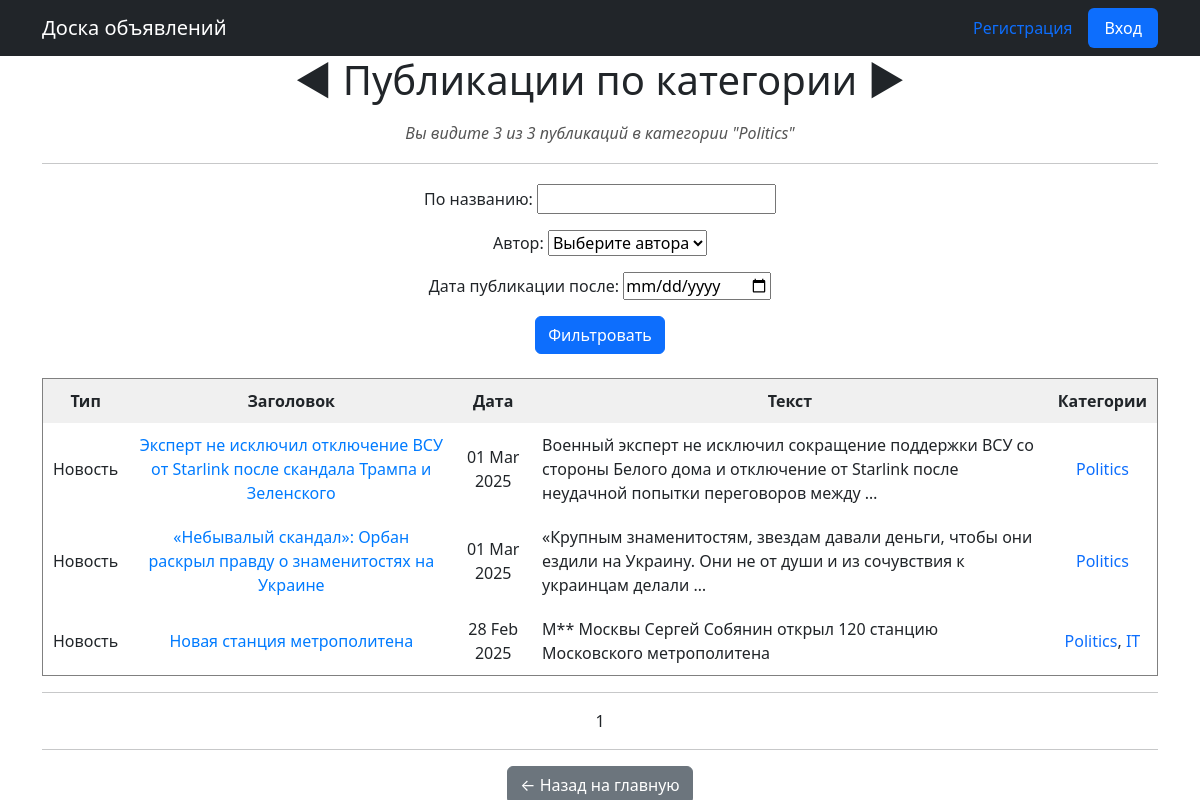
The app's page /news/categories/2/, older data.
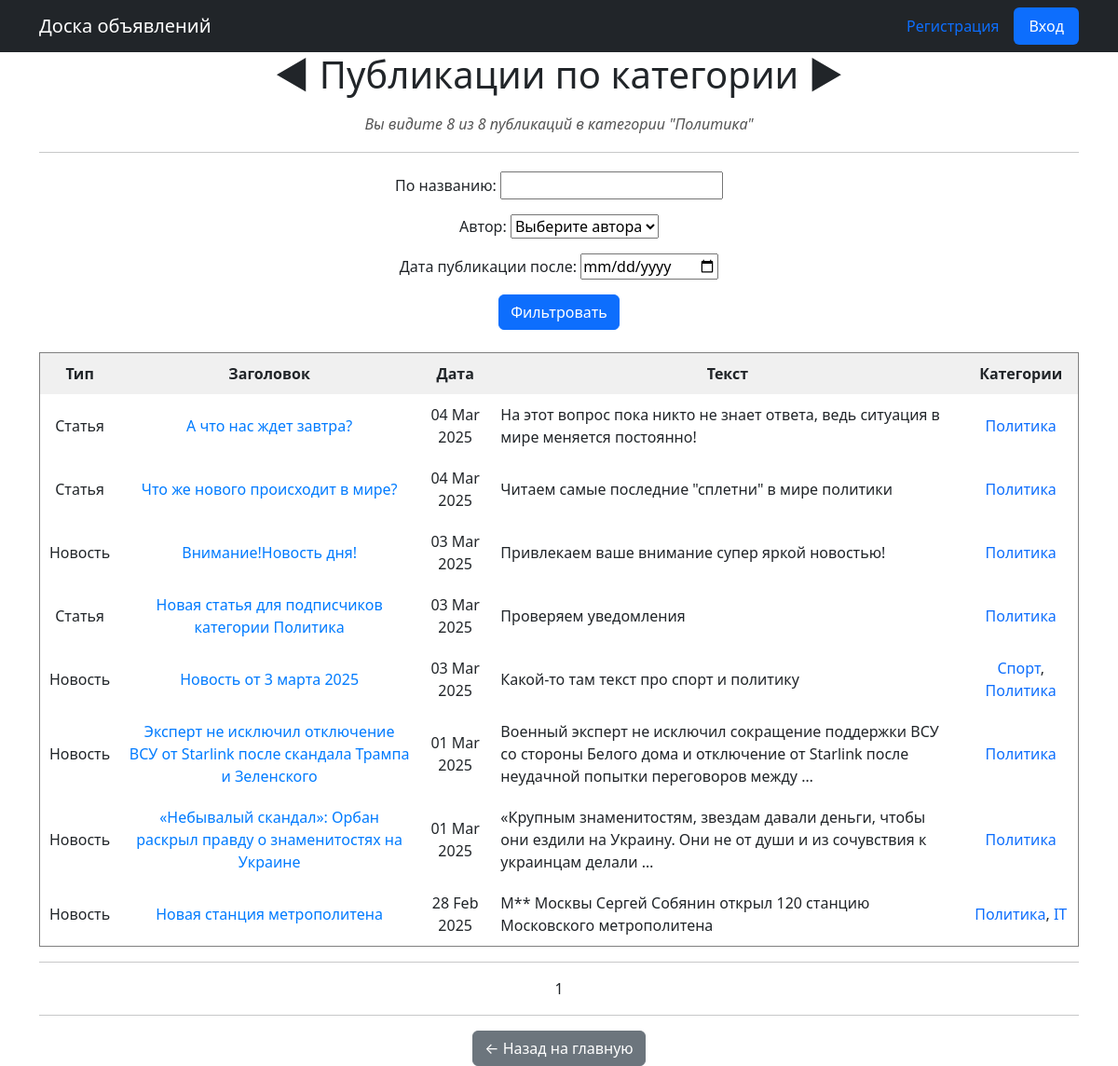
The same page, newer data.
### news/models.py (models this page shows, shortened)
class Category(models.Model):
    name_category = models.CharField(max_length=64, unique=True)
    subscribers = models.ManyToManyField(User, related_name='categories')
    def __str__(self):
        return f'{self.name_category}'

class Post(models.Model):
    author = models.ForeignKey(Author, on_delete=models.CASCADE)
    ARTICLE = 'AR'
    NEWS = 'NW'
    CATEGORIES = (
        (NEWS, 'Новость'),
        (ARTICLE, 'Статья'),
    )
    publication = models.CharField(max_length=2, choices=CATEGORIES, default=NEWS)
    date_creation = models.DateTimeField(auto_now_add=True)
    post_category = models.ManyToManyField(Category, through='PostCategory')
    title = models.CharField(max_length=256)
    text = models.TextField()
    rating = models.SmallIntegerField(default=0)

### news/views.py (the view)
# urls.py: path('categories/<int:pk>/', CategoryList.as_view(), name='category_news'),
class CategoryList(ListView):
    model = Post
    template_name = 'category_list.html'
    context_object_name = 'category_news'
    paginate_by = 10
    def get_queryset(self):
        self.post_category = get_object_or_404(Category, id=self.kwargs['pk'])
        queryset = Post.objects.filter(post_category=self.post_category).order_by('-date_creation')
        self.filterset = PostFilter(self.request.GET, queryset=queryset)
        return self.filterset.qs
    def get_context_data(self, **kwargs):
        context = super().get_context_data(**kwargs)
        user = self.request.user
        context.update({
            'category': self.post_category,
            'filterset': self.filterset,
            'is_not_subscriber': user.is_authenticated and user not in self.post_category.subscribers.all(),
            'is_author': user.is_authenticated and user.groups.filter(name='authors').exists(),
        })
        return context

### news/models.py (called while the page is built)
    def __str__(self):
        return f'{self.authorUser}'

### news/templatetags/custom_filters.py (called while the page is built)
@register.filter()
def censor(value):
    bad_word = ['Искусство', 'Мэр', 'геймеров', 'очко']
    for word in value.split():
        for i in bad_word:
            if i.lower() in word.lower().replace(',.:;/-\\""', ''):
                value = value.replace(i, f"{i[0]}{'*' * (len(i) - 1)}")
    if not isinstance(value, str):
        raise TypeError(f'Фильтр применяется к неразрешенному типу {type(value)}\nРазрешенный тип str')
    return value

### templates/category_list.html (shortened to what this page needs)
{% extends 'flatpages/default.html' %}
{% load custom_filters %}
{% block content %}
<h1 style="text-align: center; margin-bottom: 20px;">◄ Публикации по категории ►</h1>
<h6 style="text-align: center; color: #555;"><i>Вы видите {{ category_news|length }} из {{ paginator.count }} публикаций в категории "{{ category.name_category }}"</i></h6>
<hr style="margin: 20px 0;">
<form method="GET">
    {{ filterset.form.as_p }}
    <button type="submit" class="btn btn-primary">Фильтровать</button>
</form>
<br>
{% if category_news %}
<table border="1" cellpadding="10" cellspacing="0" width="100%" style="border-collapse: collapse; text-align: center;">
    <thead style="background-color: #f0f0f0; font-weight: bold;">
        <tr>
            <th>Тип</th>
            <th>Заголовок</th>
            <th>Дата</th>
            <th>Текст</th>
            <th>Категории</th>
        </tr>
    </thead>
    <tbody>
        {% for new in category_news %}
        <tr>
            <td>{{ new.get_publication_display }}</td>
            <td><a href="{% url 'new_detail' new.id %}" style="text-decoration: none; color: #007bff;">{{ new.title }}</a></td>
            <td>{{ new.date_creation|date:'d M Y' }}</td>
            <td style="text-align: left;">{{ new.text|truncatewords:20|censor }}</td>
            <td>
                {% for cat in new.post_category.all %}
                    <a href="{% url 'category_news' cat.id %}" style="text-decoration: none;">{{ cat }}</a>{% if not forloop.last %}, {% endif %}
                {% endfor %}
            </td>
        </tr>
        {% endfor %}
    </tbody>
</table>
{% else %}
<div style="text-align: center; padding: 20px; border: 1px solid #ccc; background-color: #f9f9f9;">
    <h2>Нет публикаций в этой категории 😔</h2>
</div>
{% endif %}
<hr>
   {{ page_obj.number }}
<hr>
<a href="{% url 'news_list' %}" class="btn btn-secondary">← Назад на главную</a>
{% endblock content %}

### templates/flatpages/default.html (shortened to what this page needs)
{% load cache %}
<!DOCTYPE html>
<html lang="en">
<head>
    {% load static %}
    <link href="{% static 'css/styles.css' %}" rel="stylesheet" />
</head>
<body>
    {% cache 600 navbar request.user.is_authenticated %}
    <nav class="navbar navbar-expand-lg navbar-dark bg-dark static-top">
        <div class="container">
            <a class="navbar-brand" href="/news/">Доска объявлений</a>
            <div class="nav nav-pills nav-fill" id="navbarResponsive">
                <ul class="nav justify-content-end">
                    {% if request.user.is_authenticated %}
                    <li class="nav-item">
                        <a class="btn btn-outline-primary" href="{% url 'accounts:logout' %}">Выход</a>
                    </li>
                    {% else %}
                    <li class="nav-item">
                        <a class="nav-link" href="{% url 'account_signup' %}">Регистрация</a>
                    </li>
                    <li class="nav-item">
                        <a class="nav-link active" href="{% url 'account_login' %}">Вход</a>
                    </li>
                    {% endif %}
                </ul>
            </div>
        </div>
    </nav>
    {% endcache %}
    <div class="container">
        <div class="row">
            <div class="col-lg-12 text-center">
                {% block content %}{% endblock content %}
            </div>
        </div>
    </div>
</body>
</html>

Row changes from the older to the newer data that the page shows:
changed Category: name_category "Politics" → "Политика"
added Post: publication "Статья", title "А что нас ждет завтра?", date_creation "04 Mar 2025", text|censor "На этот вопрос пока никто не знает ответа, ведь ситуация в мире меняется постоянно!", Category (name_category "Политика")
added Post: publication "Статья", title "Что же нового происходит в мире?", date_creation "04 Mar 2025", text|censor "Читаем самые последние \"сплетни\" в мире политики", Category (name_category "Политика")
added Post: publication "Новость", title "Внимание!Новость дня!", date_creation "03 Mar 2025", text|censor "Привлекаем ваше внимание супер яркой новостью!", Category (name_category "Политика")
added Post: publication "Статья", title "Новая статья для подписчиков категории Политика", date_creation "03 Mar 2025", text|censor "Проверяем уведомления", Category (name_category "Политика")
added Post: publication "Новость", title "Новость от 3 марта 2025", date_creation "03 Mar 2025", text|censor "Какой-то там текст про спорт и политику", Category (name_category "Политика")
now on this page (row edited): Category: name_category "Спорт", shown under "Новость"
Text that changed along with them:
{{ category_news|length }}: "3" → "8"
{{ paginator.count }}: "3" → "8"
